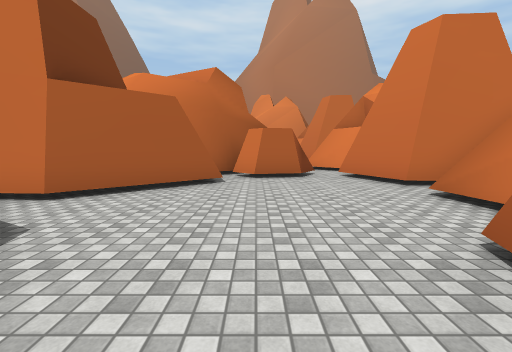
[1] (above)

24 first-person views from a walk through a scene from a Unity 3-D project. The camera is 1.4 m above the floor, tilts 6° down and sees 90° across. The floor is counted in squares, 2 m on a side. Each view is taken from the middle of a square. On the plan, view 1 faces up. The plan holds only what a view shows up to about 9 squares ahead; the rest is blank. The place goes on beyond the plan. Some surface patterns are stand-ins.

[2]
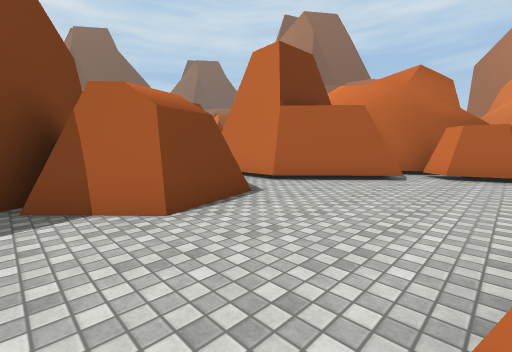

[3]
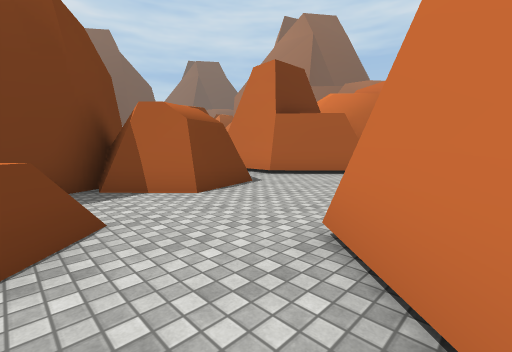

[4]
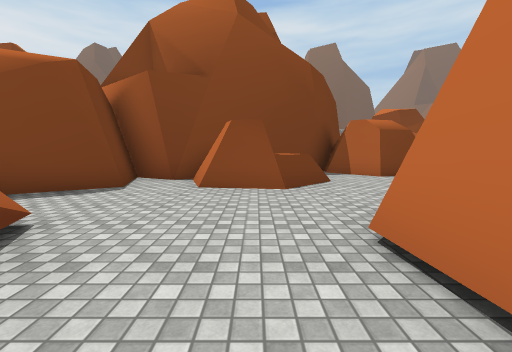

[5]
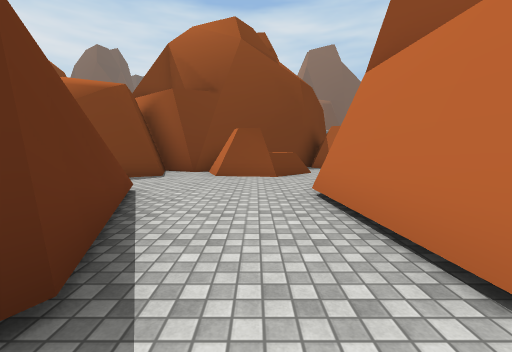

[6]
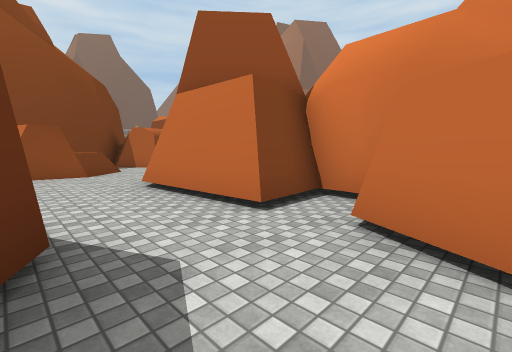

[7]
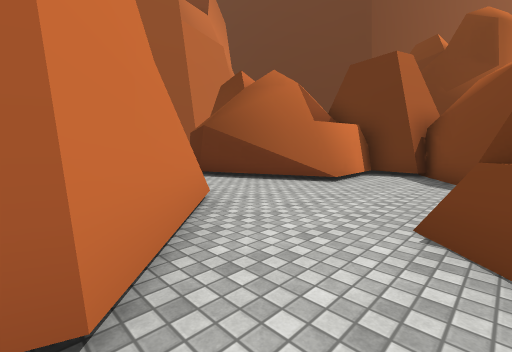

[8]
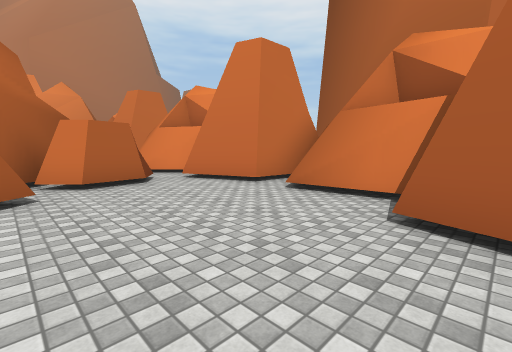

[9]
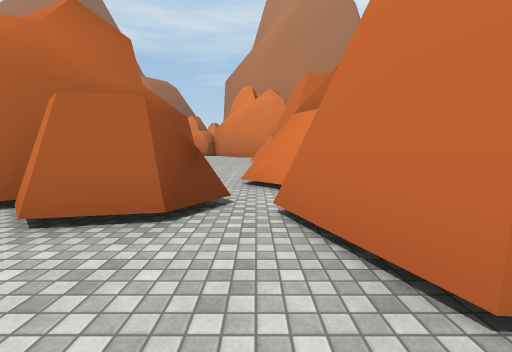

[10]
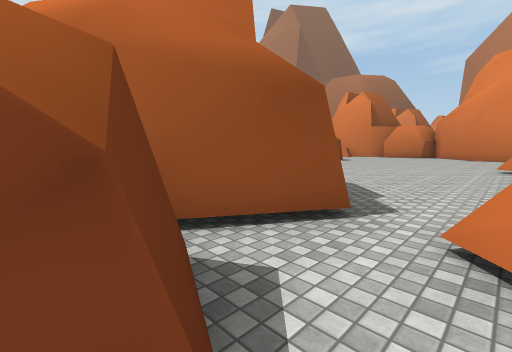

[11]
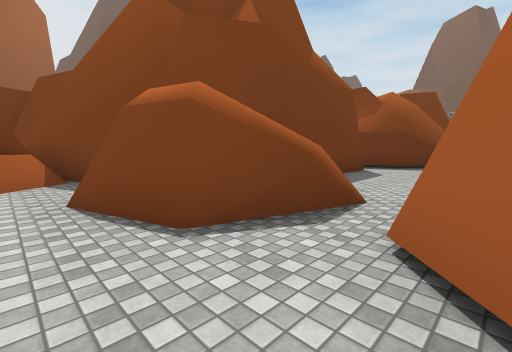

[12]
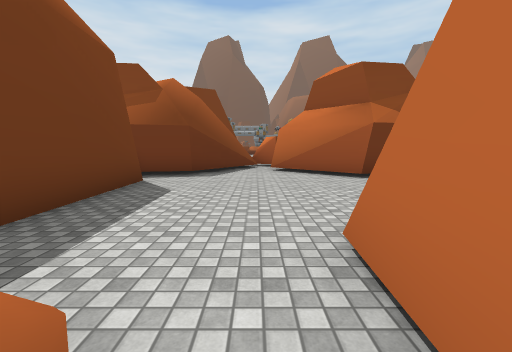

[13]
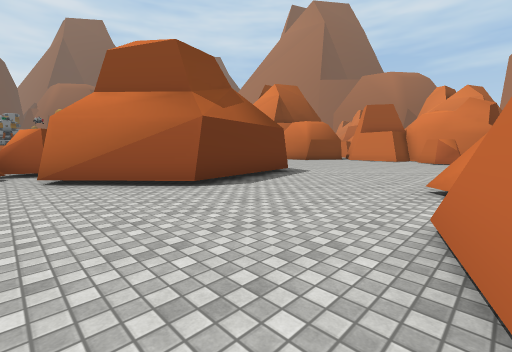

[14]
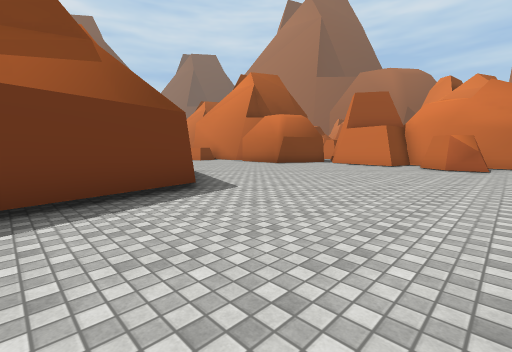

[15]
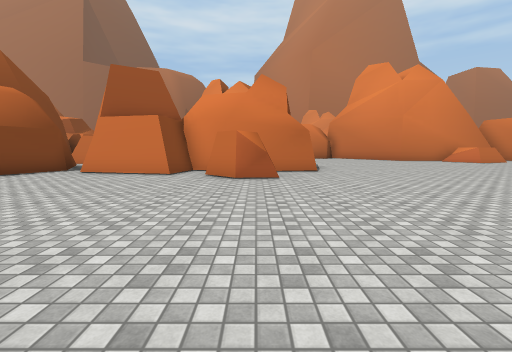

[16]
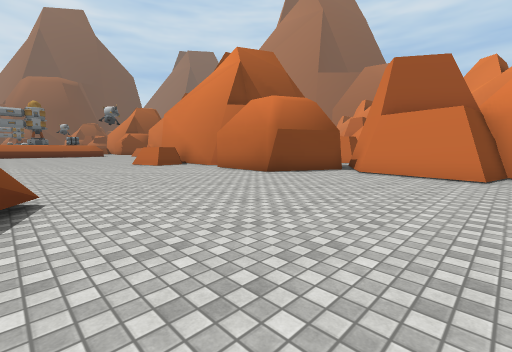

[17]
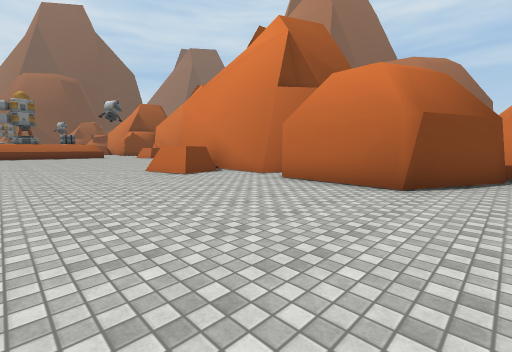

[18]
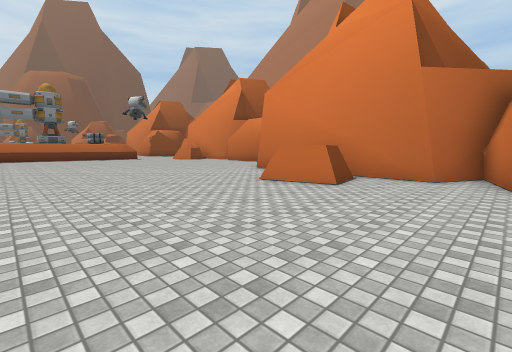

[19]
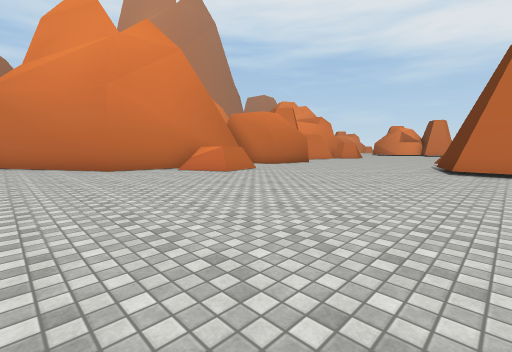

[20]
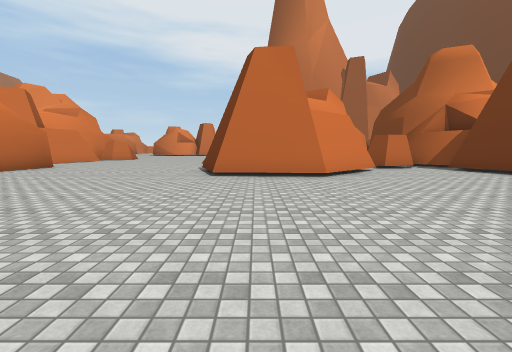

[21]
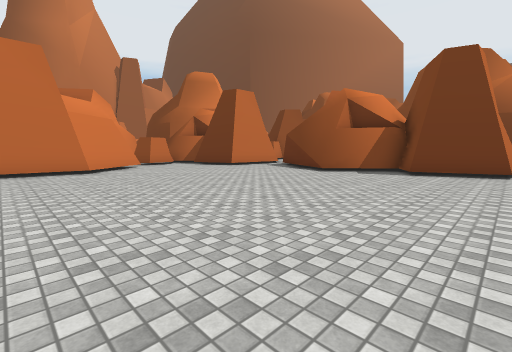

[22]
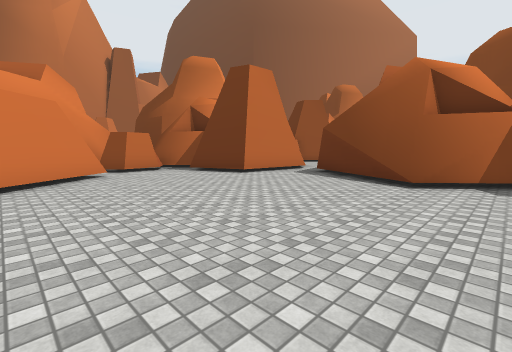

[23]
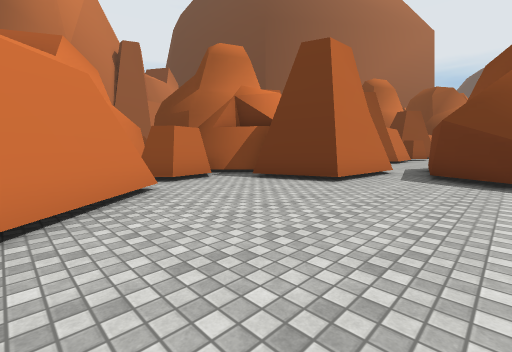

[24]
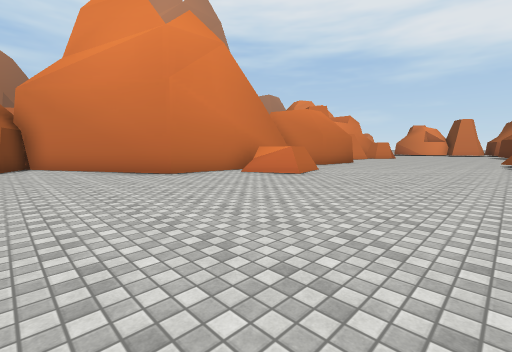

### Floor plan
Key: @ floor where view 1 was taken; # wall or solid block; x gap in a wall; . floor; / step, stairs or slope; = window, fence, low wall or low ledge; v drop or lower ground.
Columns run from 28 left of view 1 to 8 right of it. Each row starts with its distance up from view 1.
 23  #
 22 ###
 21 #.#           #
 20 ..##         ##   #    .......
 19 ...#     ##  ##########.......
 18 ...########  #.....##.........
 17 ......##..####................#
 16 ......##.......................
 15 ......................... .....
 14 ........................   ....
 13 .......................    ....
 12 .......................     ...
 11 ..............#.......      ...
 10  .........###    .....       ..
  9  .........#      #....      #x##
  8  .........#      #....#    ##..#
  7  .........##     #....     ###.#
  6  ..........#     #.....    ##..#
  5  ..........#######....#  ###...###
  4  ...........#####.....####.....#
  3  ............##................#
  2  .........#######......//##....#
  1  .##.##...####  ##...../ /#...##
  0  ########.#      ########v#.@##   ##
 -1  #      #.#             ##....##  ###
 -2         #..              #.==..####.#
 -3         ##.              ####........
 -4                           ###.....#..
 -5                           ##...######
 -6                           ###..#
 -7                             ##.#
 -8                              ###

Positions as (right, up) in squares from view 1, and headings:
1: (0, 0), facing up
2: (1, -1), facing up-left
3: (2, -2), facing up-left
4: (5, -3), facing left
5: (7, -3), facing left
6: (8, -4), facing up-left
7: (0, 0), facing down-right
8: (-1, 1), facing up-right
9: (2, 4), facing up
10: (2, 7), facing up-left
11: (-1, 4), facing down-left
12: (-4, 3), facing left
13: (-6, 3), facing up-left
14: (-7, 7), facing up-left
15: (-8, 11), facing up
16: (-10, 11), facing up-left
17: (-14, 12), facing up-left
18: (-18, 11), facing up-left
19: (-27, 9), facing up-right
20: (-25, 9), facing right
21: (-27, 9), facing down-right
22: (-24, 7), facing down-right
23: (-21, 7), facing down-right
24: (-28, 11), facing up-right
